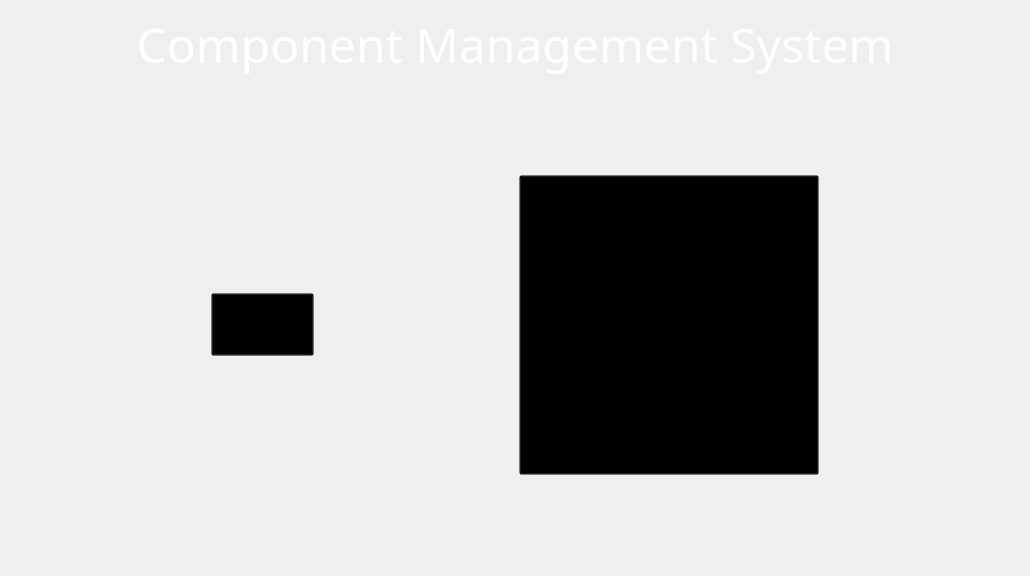
<?xml version="1.0" encoding="UTF-8"?>
<ui version="4.0">
 <class>index</class>
 <widget class="QWidget" name="index">
  <property name="geometry">
   <rect>
    <x>0</x>
    <y>0</y>
    <width>1030</width>
    <height>576</height>
   </rect>
  </property>
  <property name="sizePolicy">
   <sizepolicy hsizetype="Preferred" vsizetype="Preferred">
    <horstretch>0</horstretch>
    <verstretch>0</verstretch>
   </sizepolicy>
  </property>
  <property name="minimumSize">
   <size>
    <width>0</width>
    <height>0</height>
   </size>
  </property>
  <property name="maximumSize">
   <size>
    <width>1920</width>
    <height>1080</height>
   </size>
  </property>
  <property name="sizeIncrement">
   <size>
    <width>0</width>
    <height>0</height>
   </size>
  </property>
  <property name="baseSize">
   <size>
    <width>0</width>
    <height>0</height>
   </size>
  </property>
  <property name="font">
   <font>
    <family>Coolvetica</family>
    <pointsize>30</pointsize>
   </font>
  </property>
  <property name="windowTitle">
   <string>Component Management System</string>
  </property>
  <property name="autoFillBackground">
   <bool>false</bool>
  </property>
  <property name="styleSheet">
   <string notr="true">border-image: url(:/Wallpaper/w2.jpg);</string>
  </property>
  <layout class="QVBoxLayout" name="verticalLayout">
   <item>
    <widget class="QLabel" name="label">
     <property name="font">
      <font>
       <family>Slate For OnePlus BK</family>
       <pointsize>36</pointsize>
       <weight>3</weight>
       <italic>false</italic>
       <bold>false</bold>
      </font>
     </property>
     <property name="styleSheet">
      <string notr="true">background-color: transparent;
border-image:transparent;
font: 25 36pt &quot;Slate For OnePlus BK&quot;;
color: white;</string>
     </property>
     <property name="text">
      <string>Component Management System</string>
     </property>
     <property name="alignment">
      <set>Qt::AlignCenter</set>
     </property>
    </widget>
   </item>
   <item>
    <spacer name="verticalSpacer">
     <property name="orientation">
      <enum>Qt::Vertical</enum>
     </property>
     <property name="sizeHint" stdset="0">
      <size>
       <width>20</width>
       <height>40</height>
      </size>
     </property>
    </spacer>
   </item>
   <item>
    <layout class="QHBoxLayout" name="horizontalLayout">
     <item>
      <spacer name="horizontalSpacer_2">
       <property name="orientation">
        <enum>Qt::Horizontal</enum>
       </property>
       <property name="sizeHint" stdset="0">
        <size>
         <width>40</width>
         <height>20</height>
        </size>
       </property>
      </spacer>
     </item>
     <item>
      <widget class="QPushButton" name="admin">
       <property name="cursor">
        <cursorShape>PointingHandCursor</cursorShape>
       </property>
       <property name="mouseTracking">
        <bool>true</bool>
       </property>
       <property name="styleSheet">
        <string notr="true">background-color: transparent;
border-image:transparent;</string>
       </property>
       <property name="text">
        <string/>
       </property>
       <property name="icon">
        <iconset resource="icons.qrc">
         <normaloff>:/admin/admin_metro.png</normaloff>:/admin/admin_metro.png</iconset>
       </property>
       <property name="iconSize">
        <size>
         <width>300</width>
         <height>300</height>
        </size>
       </property>
       <property name="autoDefault">
        <bool>false</bool>
       </property>
       <property name="default">
        <bool>false</bool>
       </property>
       <property name="flat">
        <bool>false</bool>
       </property>
      </widget>
     </item>
     <item>
      <spacer name="horizontalSpacer">
       <property name="orientation">
        <enum>Qt::Horizontal</enum>
       </property>
       <property name="sizeHint" stdset="0">
        <size>
         <width>40</width>
         <height>20</height>
        </size>
       </property>
      </spacer>
     </item>
     <item>
      <widget class="QPushButton" name="student">
       <property name="minimumSize">
        <size>
         <width>300</width>
         <height>300</height>
        </size>
       </property>
       <property name="cursor">
        <cursorShape>PointingHandCursor</cursorShape>
       </property>
       <property name="mouseTracking">
        <bool>true</bool>
       </property>
       <property name="styleSheet">
        <string notr="true">background-color: transparent;
border-image: transparent;</string>
       </property>
       <property name="text">
        <string/>
       </property>
       <property name="icon">
        <iconset resource="icons.qrc">
         <normaloff>:/student/student_metro.png</normaloff>:/student/student_metro.png</iconset>
       </property>
       <property name="iconSize">
        <size>
         <width>300</width>
         <height>300</height>
        </size>
       </property>
      </widget>
     </item>
     <item>
      <spacer name="horizontalSpacer_3">
       <property name="orientation">
        <enum>Qt::Horizontal</enum>
       </property>
       <property name="sizeHint" stdset="0">
        <size>
         <width>40</width>
         <height>20</height>
        </size>
       </property>
      </spacer>
     </item>
    </layout>
   </item>
   <item>
    <spacer name="verticalSpacer_2">
     <property name="orientation">
      <enum>Qt::Vertical</enum>
     </property>
     <property name="sizeHint" stdset="0">
      <size>
       <width>20</width>
       <height>40</height>
      </size>
     </property>
    </spacer>
   </item>
  </layout>
 </widget>
 <resources>
  <include location="icons.qrc"/>
 </resources>
 <connections/>
</ui>
